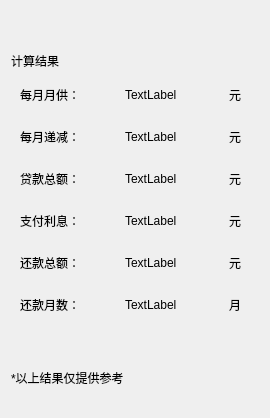
      <widget class="QWidget" name="widget_23" native="true">
       <property name="minimumSize">
        <size>
         <width>270</width>
         <height>0</height>
        </size>
       </property>
       <property name="maximumSize">
        <size>
         <width>270</width>
         <height>16777215</height>
        </size>
       </property>
       <property name="styleSheet">
        <string notr="true">font: 9pt &quot;锐字锐线怒放黑简1.0&quot;;</string>
       </property>
       <layout class="QGridLayout" name="gridLayout_57">
        <item row="7" column="0" colspan="3">
         <widget class="QWidget" name="widget_Redate_2" native="true">
          <layout class="QGridLayout" name="gridLayout_64">
           <item row="0" column="0">
            <widget class="QLabel" name="label_29">
             <property name="text">
              <string>还款月数：</string>
             </property>
            </widget>
           </item>
           <item row="0" column="1">
            <widget class="QLabel" name="label_Redate_2">
             <property name="text">
              <string>TextLabel</string>
             </property>
            </widget>
           </item>
           <item row="0" column="2">
            <widget class="QLabel" name="label_30">
             <property name="maximumSize">
              <size>
               <width>21</width>
               <height>20</height>
              </size>
             </property>
             <property name="text">
              <string>月</string>
             </property>
            </widget>
           </item>
          </layout>
         </widget>
        </item>
        <item row="1" column="2">
         <spacer name="horizontalSpacer_4">
          <property name="orientation">
           <enum>Qt::Horizontal</enum>
          </property>
          <property name="sizeHint" stdset="0">
           <size>
            <width>163</width>
            <height>20</height>
           </size>
          </property>
         </spacer>
        </item>
        <item row="0" column="0">
         <spacer name="verticalSpacer_17">
          <property name="orientation">
           <enum>Qt::Vertical</enum>
          </property>
          <property name="sizeType">
           <enum>QSizePolicy::Maximum</enum>
          </property>
          <property name="sizeHint" stdset="0">
           <size>
            <width>20</width>
            <height>40</height>
           </size>
          </property>
         </spacer>
        </item>
        <item row="3" column="0" colspan="3">
         <widget class="QWidget" name="widget_Redecline_2" native="true">
          <layout class="QGridLayout" name="gridLayout_60">
           <item row="0" column="2">
            <widget class="QLabel" name="label_17">
             <property name="maximumSize">
              <size>
               <width>21</width>
               <height>20</height>
              </size>
             </property>
             <property name="text">
              <string>元</string>
             </property>
            </widget>
           </item>
           <item row="0" column="0">
            <widget class="QLabel" name="label_22">
             <property name="text">
              <string>每月递减：</string>
             </property>
            </widget>
           </item>
           <item row="0" column="1">
            <widget class="QLabel" name="label_Redecline_2">
             <property name="text">
              <string>TextLabel</string>
             </property>
            </widget>
           </item>
          </layout>
         </widget>
        </item>
        <item row="4" column="0" colspan="3">
         <widget class="QWidget" name="widget_ReLoan_2" native="true">
          <layout class="QGridLayout" name="gridLayout_61">
           <item row="0" column="2">
            <widget class="QLabel" name="label_23">
             <property name="maximumSize">
              <size>
               <width>21</width>
               <height>20</height>
              </size>
             </property>
             <property name="text">
              <string>元</string>
             </property>
            </widget>
           </item>
           <item row="0" column="0">
            <widget class="QLabel" name="label_24">
             <property name="text">
              <string>贷款总额：</string>
             </property>
            </widget>
           </item>
           <item row="0" column="1">
            <widget class="QLabel" name="label_ReLoan_2">
             <property name="text">
              <string>TextLabel</string>
             </property>
            </widget>
           </item>
          </layout>
         </widget>
        </item>
        <item row="6" column="0" colspan="3">
         <widget class="QWidget" name="widget_Retotalpay_2" native="true">
          <layout class="QGridLayout" name="gridLayout_63">
           <item row="0" column="2">
            <widget class="QLabel" name="label_27">
             <property name="maximumSize">
              <size>
               <width>21</width>
               <height>20</height>
              </size>
             </property>
             <property name="text">
              <string>元</string>
             </property>
            </widget>
           </item>
           <item row="0" column="0">
            <widget class="QLabel" name="label_28">
             <property name="text">
              <string>还款总额：</string>
             </property>
            </widget>
           </item>
           <item row="0" column="1">
            <widget class="QLabel" name="label_Retotalpay_2">
             <property name="text">
              <string>TextLabel</string>
             </property>
            </widget>
           </item>
          </layout>
         </widget>
        </item>
        <item row="10" column="1">
         <spacer name="verticalSpacer_19">
          <property name="orientation">
           <enum>Qt::Vertical</enum>
          </property>
          <property name="sizeType">
           <enum>QSizePolicy::Maximum</enum>
          </property>
          <property name="sizeHint" stdset="0">
           <size>
            <width>20</width>
            <height>20</height>
           </size>
          </property>
         </spacer>
        </item>
        <item row="8" column="1">
         <spacer name="verticalSpacer_18">
          <property name="orientation">
           <enum>Qt::Vertical</enum>
          </property>
          <property name="sizeType">
           <enum>QSizePolicy::Maximum</enum>
          </property>
          <property name="sizeHint" stdset="0">
           <size>
            <width>20</width>
            <height>40</height>
           </size>
          </property>
         </spacer>
        </item>
        <item row="9" column="0" colspan="3">
         <widget class="QLabel" name="label_31">
          <property name="text">
           <string>*以上结果仅提供参考</string>
          </property>
         </widget>
        </item>
        <item row="2" column="0" colspan="3">
         <widget class="QWidget" name="widget_Remonthpay_2" native="true">
          <layout class="QGridLayout" name="gridLayout_59">
           <item row="0" column="0">
            <widget class="QLabel" name="label_Remonthpay_change_2">
             <property name="text">
              <string>每月月供：</string>
             </property>
            </widget>
           </item>
           <item row="0" column="1">
            <widget class="QLabel" name="label_Remonthpay_2">
             <property name="text">
              <string>TextLabel</string>
             </property>
            </widget>
           </item>
           <item row="0" column="2">
            <widget class="QLabel" name="label_14">
             <property name="maximumSize">
              <size>
               <width>21</width>
               <height>20</height>
              </size>
             </property>
             <property name="text">
              <string>元</string>
             </property>
            </widget>
           </item>
          </layout>
         </widget>
        </item>
        <item row="5" column="0" colspan="3">
         <widget class="QWidget" name="widget_Reinterest_2" native="true">
          <layout class="QGridLayout" name="gridLayout_62">
           <item row="0" column="0">
            <widget class="QLabel" name="label_25">
             <property name="text">
              <string>支付利息：</string>
             </property>
            </widget>
           </item>
           <item row="0" column="1">
            <widget class="QLabel" name="label_Reinterest_2">
             <property name="text">
              <string>TextLabel</string>
             </property>
            </widget>
           </item>
           <item row="0" column="2">
            <widget class="QLabel" name="label_26">
             <property name="maximumSize">
              <size>
               <width>21</width>
               <height>20</height>
              </size>
             </property>
             <property name="text">
              <string>元</string>
             </property>
            </widget>
           </item>
          </layout>
         </widget>
        </item>
        <item row="1" column="0" colspan="2">
         <widget class="QLabel" name="label_21">
          <property name="text">
           <string>计算结果</string>
          </property>
         </widget>
        </item>
       </layout>
      </widget>
